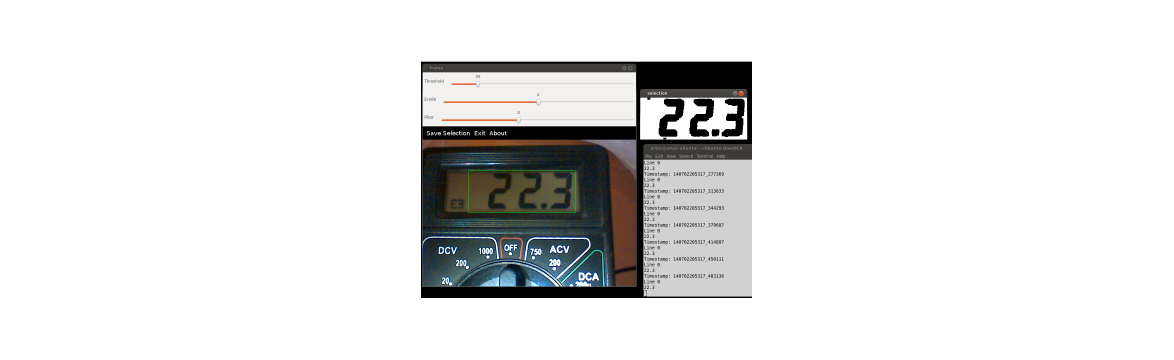
#> input picture img/example.png, 3520 x 1080 px (shown at 1/3 size)
$ python -i digital_display_ocr.py   (imports and definitions only)   (Python 2 division)
#> lines starting #> are read from the running program, lines starting #| are printed output that depends on the picture; after the words box and inside, x2 and y2 are one past the last pixel; in counts of white or black regions, pixels touching at a corner belong together
import numpy as np
import cv2
import imutils
from skimage import exposure
from pytesseract import image_to_string
import PIL

def take_picture(should_save=False, d_id=0):
  cam = cv2.VideoCapture(d_id)
  s, img = cam.read()
  if s:
    if should_save:
      cv2.imwrite('ocr.jpg',img)
    print "picture taken"
  return img

def cnvt_edged_image(img_arr, should_save=False):
  # ratio = img_arr.shape[0] / 300.0
  image = imutils.resize(img_arr,height=300)
  gray_image = cv2.bilateralFilter(cv2.cvtColor(image, cv2.COLOR_BGR2GRAY),11, 17, 17)
  edged_image = cv2.Canny(gray_image, 30, 200)

  if should_save:
    cv2.imwrite('cntr_ocr.jpg')

  return edged_image

'''image passed in must be ran through the cnv_edge_image first'''
def find_display_contour(edge_img_arr):
  display_contour = None
  edge_copy = edge_img_arr.copy()
  contours,hierarchy = cv2.findContours(edge_copy, cv2.RETR_TREE, cv2.CHAIN_APPROX_SIMPLE)
  top_cntrs = sorted(contours, key = cv2.contourArea, reverse = True)[:10]

  for cntr in top_cntrs:
    peri = cv2.arcLength(cntr,True)
    approx = cv2.approxPolyDP(cntr, 0.02 * peri, True)

    if len(approx) == 4:
      display_contour = approx
      break

  return display_contour

def crop_display(image_arr):
  edge_image = cnvt_edged_image(image_arr)
  display_contour = find_display_contour(edge_image)
  cntr_pts = display_contour.reshape(4,2)
  return cntr_pts


def normalize_contrs(img,cntr_pts):
  ratio = img.shape[0] / 300.0
  norm_pts = np.zeros((4,2), dtype="float32")

  s = cntr_pts.sum(axis=1)
  norm_pts[0] = cntr_pts[np.argmin(s)]
  norm_pts[2] = cntr_pts[np.argmax(s)]

  d = np.diff(cntr_pts,axis=1)
  norm_pts[1] = cntr_pts[np.argmin(d)]
  norm_pts[3] = cntr_pts[np.argmax(d)]

  norm_pts *= ratio

  (top_left, top_right, bottom_right, bottom_left) = norm_pts

  width1 = np.sqrt(((bottom_right[0] - bottom_left[0]) ** 2) + ((bottom_right[1] - bottom_left[1]) ** 2))
  width2 = np.sqrt(((top_right[0] - top_left[0]) ** 2) + ((top_right[1] - top_left[1]) ** 2))
  height1 = np.sqrt(((top_right[0] - bottom_right[0]) ** 2) + ((top_right[1] - bottom_right[1]) ** 2))
  height2 = np.sqrt(((top_left[0] - bottom_left[0]) ** 2) + ((top_left[1] - bottom_left[1]) ** 2))

  max_width = max(int(width1), int(width2))
  max_height = max(int(height1), int(height2))

  dst = np.array([[0,0], [max_width -1, 0],[max_width -1, max_height -1],[0, max_height-1]], dtype="float32")
  persp_matrix = cv2.getPerspectiveTransform(norm_pts,dst)
  return cv2.warpPerspective(img,persp_matrix,(max_width,max_height))

def process_image(orig_image_arr):
  ratio = orig_image_arr.shape[0] / 300.0

  display_image_arr = normalize_contrs(orig_image_arr,crop_display(orig_image_arr))
  #display image is now segmented.
  gry_disp_arr = cv2.cvtColor(display_image_arr, cv2.COLOR_BGR2GRAY)
  gry_disp_arr = exposure.rescale_intensity(gry_disp_arr, out_range= (0,255))

  #thresholding
  ret, thresh = cv2.threshold(gry_disp_arr,127,255,cv2.THRESH_BINARY)
  return thresh

def ocr_image(orig_image_arr):
  otsu_thresh_image = PIL.Image.fromarray(process_image(orig_image_arr))
  return image_to_string(otsu_thresh_image, lang="letsgodigital", config="-psm 100 -c tessedit_char_whitelist=.0123456789")

>>> import cv2
>>> picture = cv2.imread('img/example.png')
#> picture is the input picture: shape (1080, 3520, 3); mean B, G, R 228.6, 228.9, 228.6
>>> result = process_image(picture)
#> in cnvt_edged_image, `image = imutils.resize(img_arr,height=300)`:
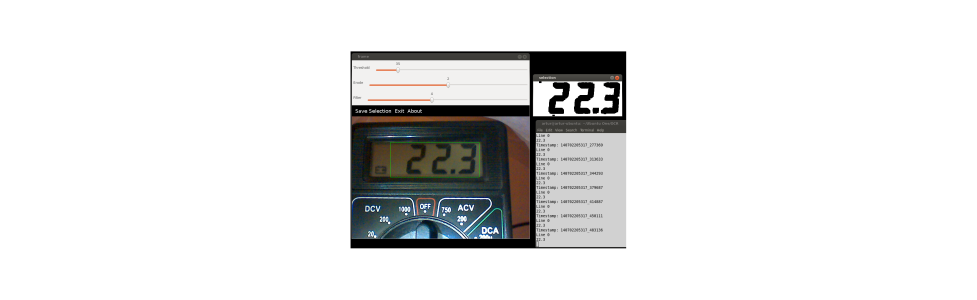
#> image: shape (300, 977, 3); mean B, G, R 228.6, 228.9, 228.6
#> in cnvt_edged_image, `gray_image = cv2.bilateralFilter(cv2.cvtColor(image, cv2.COLOR_BGR2GRA..`:
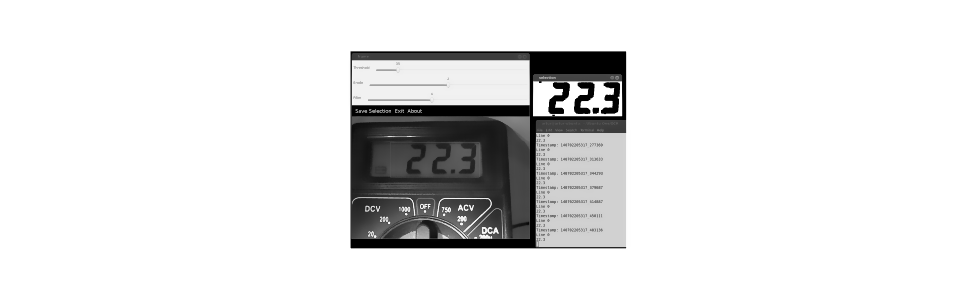
#> gray_image: shape (300, 977); min 0, max 255, mean 228.8
#> in cnvt_edged_image, `edged_image = cv2.Canny(gray_image, 30, 200)`:
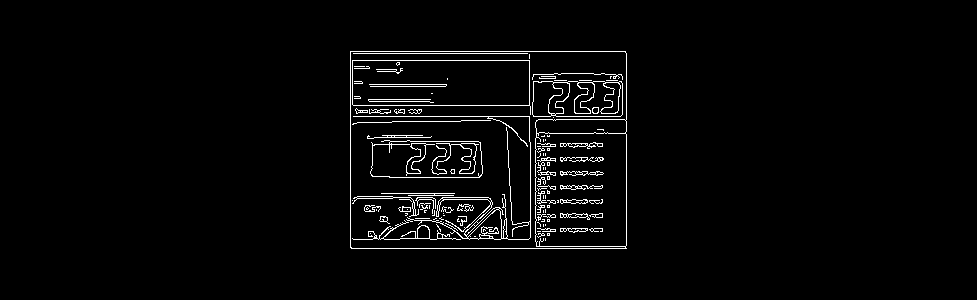
#> edged_image: shape (300, 977); 2.7% white in thin lines or dots, all inside (x1, y1, x2, y2) = (350, 51, 627, 249)
#> in find_display_contour, `contours,hierarchy = cv2.findContours(edge_copy, cv2.RETR_TREE, cv2.CH..`: contours = 231 contours, 175 with area under 20; largest, box (x1, y1, x2, y2) and area: (350, 51, 627, 249) 54365, (350, 51, 627, 249) 42837, (535, 132, 627, 247) 10273, (352, 60, 531, 115) 7964, (352, 60, 530, 106) 7963
#> in find_display_contour, `top_cntrs = sorted(contours, key = cv2.contourArea, reverse = True)[:10]`: top_cntrs = 10 contours; largest, box (x1, y1, x2, y2) and area: (350, 51, 627, 249) 54365, (350, 51, 627, 249) 42837, (535, 132, 627, 247) 10273, (352, 60, 531, 115) 7964, (352, 60, 530, 106) 7963
#> the loop in find_display_contour, `for cntr in top_cntrs:` made 1 pass
#> (peri, display_contour) on pass 1: (947.3, [[350, 51], [351, 248], [626, 248], [625, 51]])
#> in crop_display, `display_contour = find_display_contour(edge_image)`: display_contour = [[350, 51], [351, 248], [626, 248], [625, 51]]
#> in normalize_contrs, `ratio = img.shape[0] / 300.0`: ratio = 3.6
#> in normalize_contrs, `s = cntr_pts.sum(axis=1)`: s = [401, 599, 874, 676]
#> in normalize_contrs, `d = np.diff(cntr_pts,axis=1)`: d = [-299, -103, -378, -574]
#> in normalize_contrs, `norm_pts *= ratio`: norm_pts = [[1260, 183.6], [2250, 183.6], [2253.6, 892.8], [1263.6, 892.8]]
#> in normalize_contrs, `(top_left, top_right, bottom_right, bottom_left) = norm_pts`: top_left = [1260, 183.6]; top_right = [2250, 183.6]; bottom_right = [2253.6, 892.8]; bottom_left = [1263.6, 892.8]
#> in normalize_contrs, `width1 = np.sqrt(((bottom_right[0] - bottom_left[0]) ** 2) + ((bottom_..`: width1 = 990
#> in normalize_contrs, `height1 = np.sqrt(((top_right[0] - bottom_right[0]) ** 2) + ((top_righ..`: height1 = 709.2
#> in normalize_contrs, `max_width = max(int(width1), int(width2))`: max_width = 990
#> in normalize_contrs, `max_height = max(int(height1), int(height2))`: max_height = 709
#> in normalize_contrs, `dst = np.array([[0,0], [max_width -1, 0],[max_width -1, max_height -1]..`: dst = [[0, 0], [989, 0], [989, 708], [0, 708]]
#> in normalize_contrs, `persp_matrix = cv2.getPerspectiveTransform(norm_pts,dst)`: persp_matrix = [[0.999, -0.00507, -1257.8], [-1.42e-16, 0.998, -183.3], [-2.03e-19, -1.74e-10, 1]]
#> in normalize_contrs, `return cv2.warpPerspective(img,persp_matrix,(max_width,max_height))`:
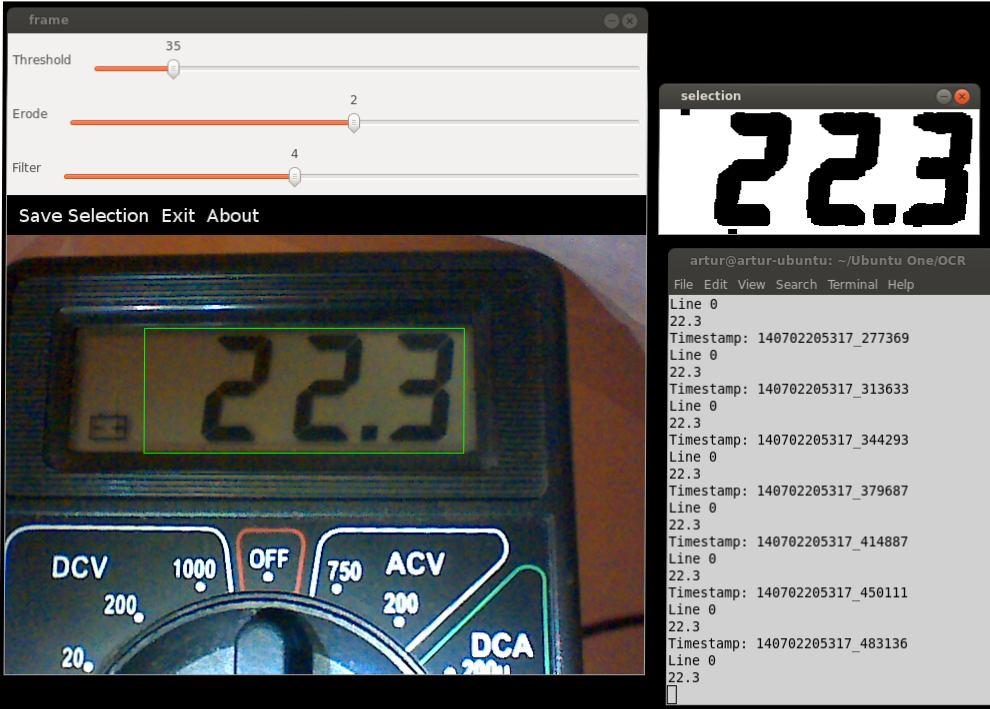
#> returned value: shape (709, 990, 3); mean of channels 0, 1, 2 113.2, 114.6, 113.1; drawn as B, G, R
#> in process_image, `gry_disp_arr = cv2.cvtColor(display_image_arr, cv2.COLOR_BGR2GRAY)`:
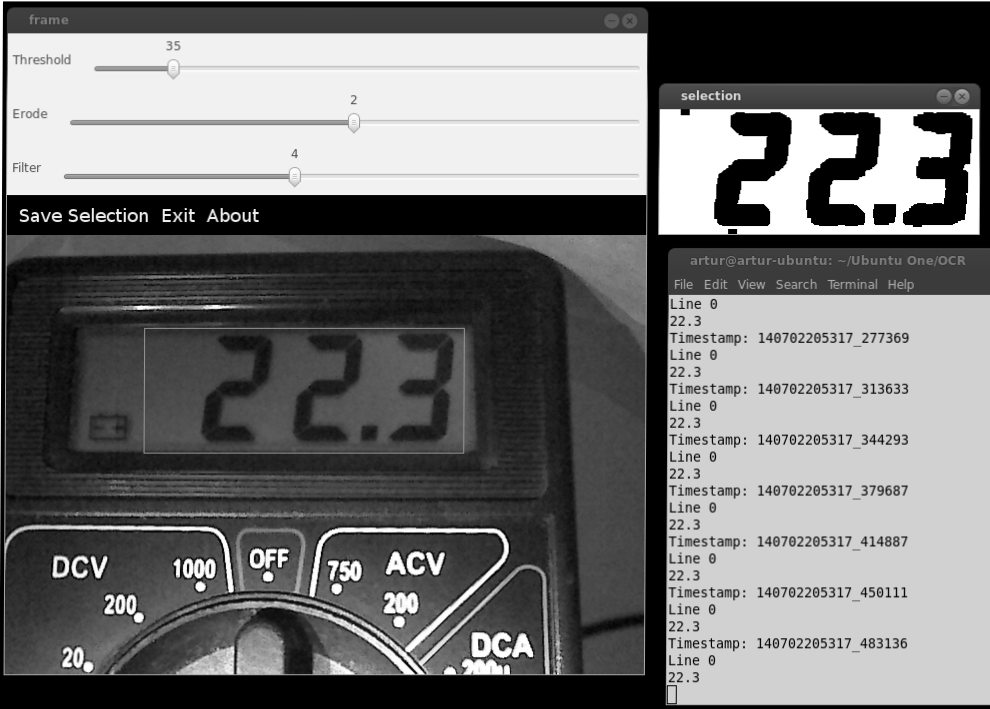
#> gry_disp_arr: shape (709, 990); min 0, max 255, mean 114
#> in process_image, `ret, thresh = cv2.threshold(gry_disp_arr,127,255,cv2.THRESH_BINARY)`:
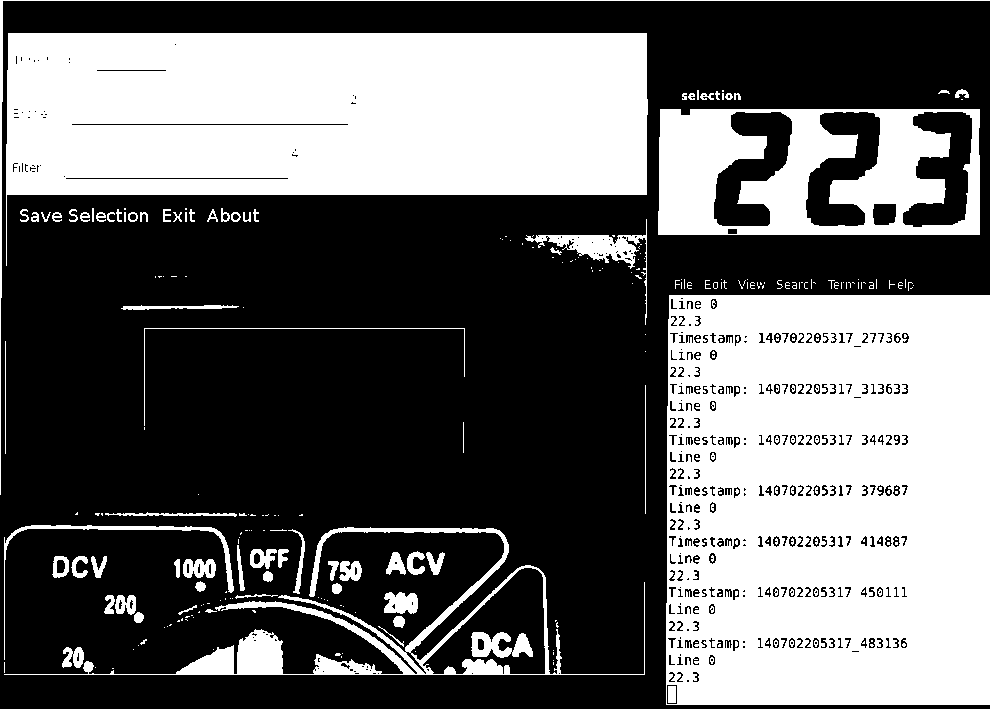
#> thresh: shape (709, 990) float64; 39.7% white; 305 white regions (226 under 20 px), largest, box (x1, y1, x2, y2) and area: (666, 295, 990, 705) 123889, (6, 33, 648, 266) 103077, (658, 109, 980, 235) 25931
